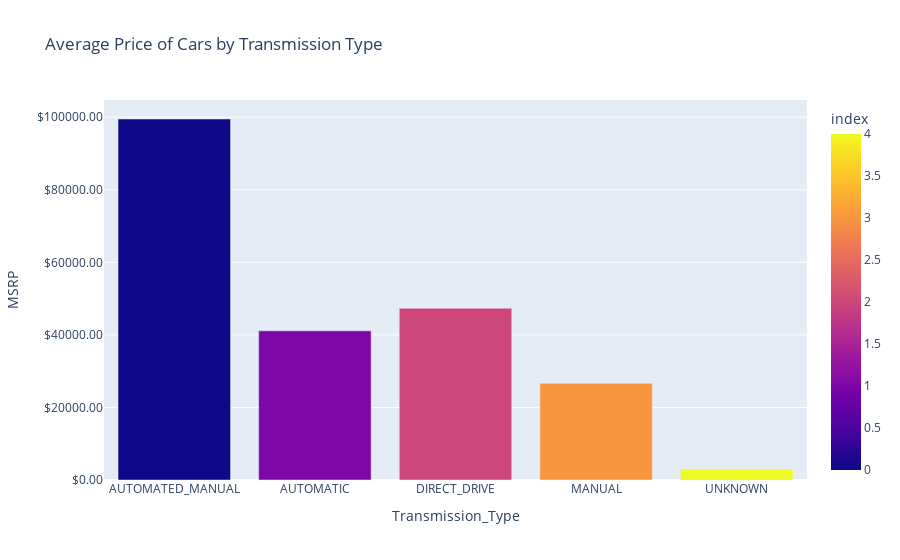

This figure's notebook cell:
### Code cell
plt.figure(figsize=(10,6))
figure = px.bar(
    transmission_pivot,
    x = transmission_pivot.Transmission_Type,
    y = transmission_pivot.MSRP,
    title = 'Average Price of Cars by Transmission Type',
    color = transmission_pivot.index
)
figure.update_layout(yaxis_tickprefix = '$', yaxis_tickformat = '.2f')

### Figure 1 — Plotly figure (JSON) as saved in the notebook; plotly's stock layout.template omitted (floating-point values rounded to 4 significant figures)
{"data": [{"alignmentgroup": "True", "hovertemplate": "Transmission_Type=%{x}<br>MSRP=%{y}<br>index=%{marker.color}<extra></extra>", "legendgroup": "", "marker": {"color": [0, 1, 2, 3, 4], "coloraxis": "coloraxis", "pattern": {"shape": ""}}, "name": "", "offsetgroup": "", "orientation": "v", "showlegend": false, "textposition": "auto", "type": "bar", "x": ["AUTOMATED_MANUAL", "AUTOMATIC", "DIRECT_DRIVE", "MANUAL", "UNKNOWN"], "xaxis": "x", "y": [99508, 41110, 47351, 26664, 3041], "yaxis": "y"}], "layout": {"barmode": "relative", "coloraxis": {"colorbar": {"title": {"text": "index"}}, "colorscale": [[0, "#0d0887"], [0.1111, "#46039f"], [0.2222, "#7201a8"], [0.3333, "#9c179e"], [0.4444, "#bd3786"], [0.5556, "#d8576b"], [0.6667, "#ed7953"], [0.7778, "#fb9f3a"], [0.8889, "#fdca26"], [1, "#f0f921"]]}, "legend": {"tracegroupgap": 0}, "title": {"text": "Average Price of Cars by Transmission Type"}, "xaxis": {"anchor": "y", "domain": [0, 1], "title": {"text": "Transmission_Type"}}, "yaxis": {"anchor": "x", "domain": [0, 1], "tickformat": ".2f", "tickprefix": "$", "title": {"text": "MSRP"}}}}
